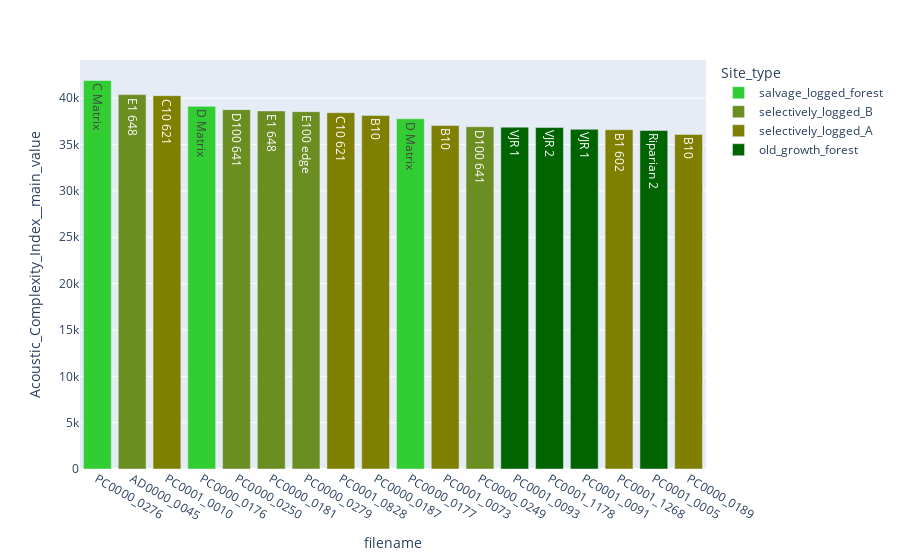

Notebook cell for this chart:
### Markdown cell above
#### this plot did not support my assumption, that old_growth_forests should have higher values, but as there was only one file in the 6am timeframe to check, i decided to extend the analysis...

### Code cell
fig = px.bar(dfmerged, 
             x = 'filename',
             y = 'Acoustic_Complexity_Index__main_value', 
             color = 'Site_type', 
             color_discrete_map = color_discrete_map,
             text = "Site"
            )
fig.update_layout(xaxis = {'categoryorder':'total descending'})

fig.show()

### Figure 1 — Plotly figure (JSON) as saved in the notebook; plotly's stock layout.template omitted (floating-point values rounded to 4 significant figures)
{"data": [{"alignmentgroup": "True", "hovertemplate": "Site_type=salvage_logged_forest<br>filename=%{x}<br>Acoustic_Complexity_Index__main_value=%{y}<br>Site=%{text}<extra></extra>", "legendgroup": "salvage_logged_forest", "marker": {"color": "LimeGreen"}, "name": "salvage_logged_forest", "offsetgroup": "salvage_logged_forest", "orientation": "v", "showlegend": true, "text": ["D Matrix", "D Matrix", "C Matrix"], "textposition": "auto", "type": "bar", "x": ["PC0000_0176", "PC0000_0177", "PC0000_0276"], "xaxis": "x", "y": [39130.0, 37790.0, 41920.0], "yaxis": "y"}, {"alignmentgroup": "True", "hovertemplate": "Site_type=selectively_logged_B<br>filename=%{x}<br>Acoustic_Complexity_Index__main_value=%{y}<br>Site=%{text}<extra></extra>", "legendgroup": "selectively_logged_B", "marker": {"color": "OliveDrab"}, "name": "selectively_logged_B", "offsetgroup": "selectively_logged_B", "orientation": "v", "showlegend": true, "text": ["E1 648", "D100 641", "D100 641", "E100 edge", "E1 648"], "textposition": "auto", "type": "bar", "x": ["PC0000_0181", "PC0000_0249", "PC0000_0250", "PC0000_0279", "AD0000_0045"], "xaxis": "x", "y": [38630.0, 36930.0, 38770.0, 38550.0, 40390.0], "yaxis": "y"}, {"alignmentgroup": "True", "hovertemplate": "Site_type=selectively_logged_A<br>filename=%{x}<br>Acoustic_Complexity_Index__main_value=%{y}<br>Site=%{text}<extra></extra>", "legendgroup": "selectively_logged_A", "marker": {"color": "Olive"}, "name": "selectively_logged_A", "offsetgroup": "selectively_logged_A", "orientation": "v", "showlegend": true, "text": ["B10", "B10", "C10 621", "B10", "C10 621", "B1 602"], "textposition": "auto", "type": "bar", "x": ["PC0000_0187", "PC0000_0189", "PC0001_0010", "PC0001_0073", "PC0001_0828", "PC0001_1268"], "xaxis": "x", "y": [38150.0, 36090.0, 40280.0, 37070.0, 38440.0, 36610.0], "yaxis": "y"}, {"alignmentgroup": "True", "hovertemplate": "Site_type=old_growth_forest<br>filename=%{x}<br>Acoustic_Complexity_Index__main_value=%{y}<br>Site=%{text}<extra></extra>", "legendgroup": "old_growth_forest", "marker": {"color": "DarkGreen"}, "name": "old_growth_forest", "offsetgroup": "old_growth_forest", "orientation": "v", "showlegend": true, "text": ["Riparian 2", "VJR 1", "VJR 1", "VJR 2"], "textposition": "auto", "type": "bar", "x": ["PC0001_0005", "PC0001_0091", "PC0001_0093", "PC0001_1178"], "xaxis": "x", "y": [36530.0, 36650.0, 36880.0, 36860.0], "yaxis": "y"}], "layout": {"autosize": true, "barmode": "relative", "legend": {"title": {"text": "Site_type"}, "tracegroupgap": 0}, "margin": {"t": 60}, "xaxis": {"anchor": "y", "autorange": true, "categoryorder": "total descending", "domain": [0, 1], "range": [-0.5, 17.5], "title": {"text": "filename"}, "type": "category"}, "yaxis": {"anchor": "x", "autorange": true, "domain": [0, 1], "range": [0, 44130.0], "title": {"text": "Acoustic_Complexity_Index__main_value"}, "type": "linear"}}}
